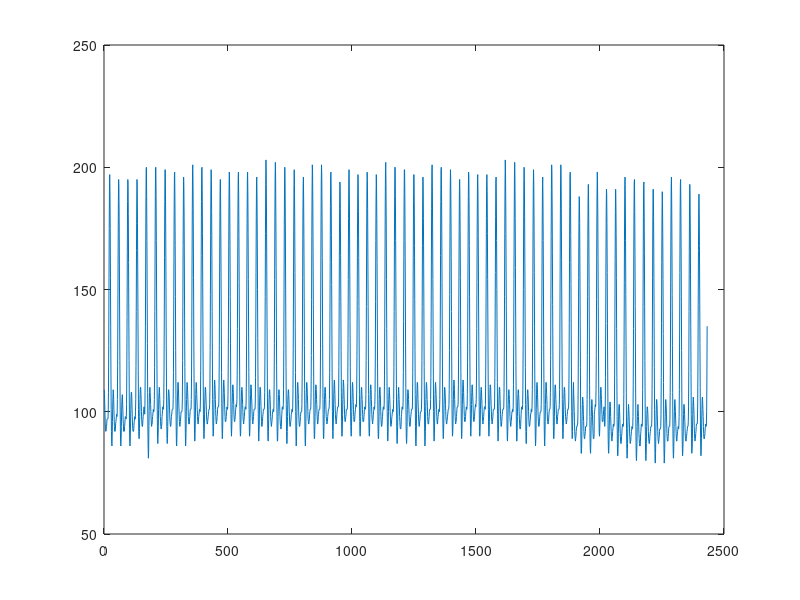

Source code (MATLAB):
%%
load raw_data.csv
load rate_data.csv

rawH = raw_data(:,1);
rawS = sqrt((raw_data(:,2).^2+raw_data(:,3).^2+raw_data(:,4).^2));
hr = rate_data(:,1);
sr = rate_data(:,2);

%%
plot(rawH)